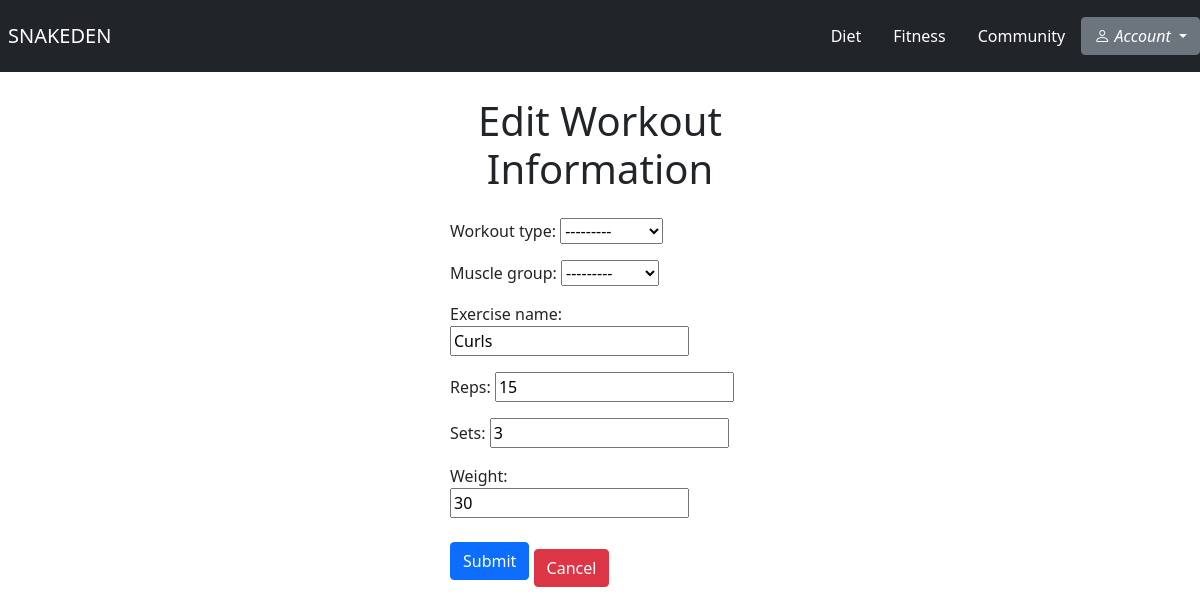
Before: /fitness/edit_workout/7 (signed in) with the older database file.
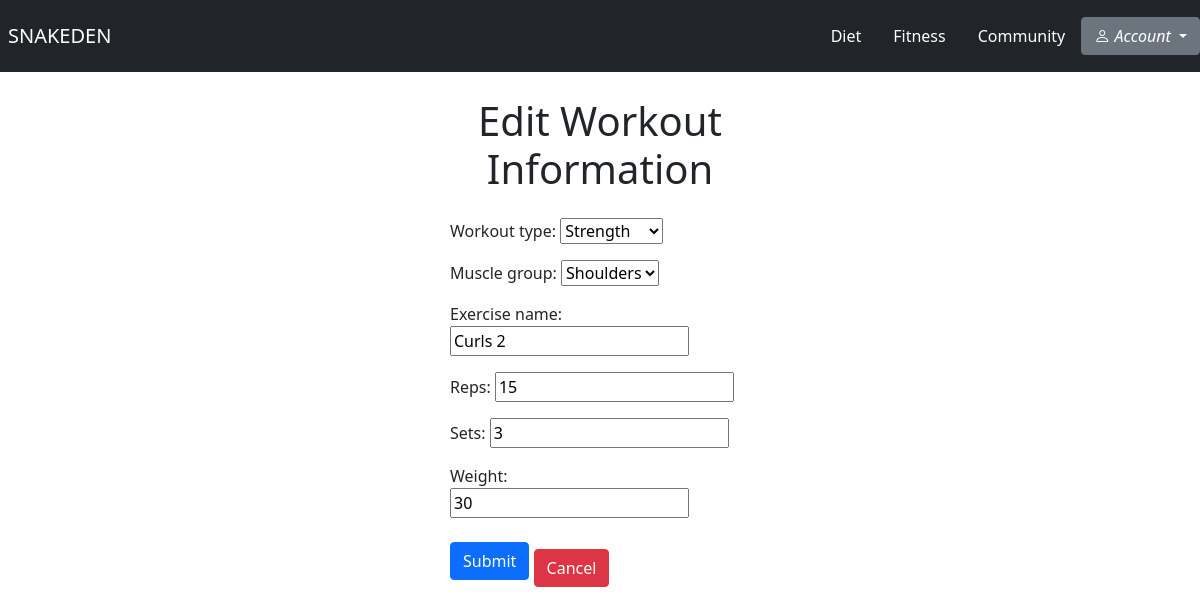
After: the same page with the newer database file.
### fitness/models.py (models this page shows)
class Workout(models.Model):
    WORKOUT_TYPE = [
        ('cardio', 'Cardio'),
        ('strength', 'Strength'),
        ('endurance', 'Endurance'),
    ]
    MUSCLE_GROUP = [
        ('arms', 'Arms'),
        ('shoulders', 'Shoulders'),
        ('back', 'Back'),
        ('core', 'Core'),
        ('legs', 'Legs'),
    ]
    workout_type = models.CharField(max_length=50, choices=WORKOUT_TYPE)
    muscle_group = models.CharField(max_length=50, choices=MUSCLE_GROUP)
    exercise_name = models.CharField(max_length=50)
    reps = models.IntegerField()
    sets = models.IntegerField()
    weight = models.IntegerField()
    user = models.ForeignKey(User, on_delete=models.CASCADE)

### fitness/views.py (the view)
# urls.py: path('edit_workout/<int:id>', views.edit_workout, name="edit_workout"),
@login_required
def edit_workout(request, id):
    workout = Workout.objects.get(pk=id)
    form = WorkoutForm(request.POST or None, instance=workout)
    if form.is_valid():
        form.save()
        return redirect('fitness_home')
    return render(request, 'fitness/edit_workout.html', {'workout': workout, 'form': form})

### fitness/templates/fitness/edit_workout.html (shortened to what this page needs)
{% extends 'base.html' %}
{% block body %}
 <div class="container p-0" style="margin-top: 25px; max-width: 25%;">
        <h1 style="text-align: center">Edit Workout Information</h1>
        <form form method="POST" style="margin-top: 25px">
            {{ form.as_p }}
            <input type="submit" class="btn btn-primary" value="Submit">
            <a href="{% url 'fitness_home' %}" class="btn btn-danger" style="margin-top: 15px;">Cancel</a>
        </form>
    </div>
{% endblock %}

Changed rows visible on the page:
changed Workout: workout_type "---------" → "Strength"; muscle_group "---------" → "Shoulders"; exercise_name "Curls" → "Curls 2"
